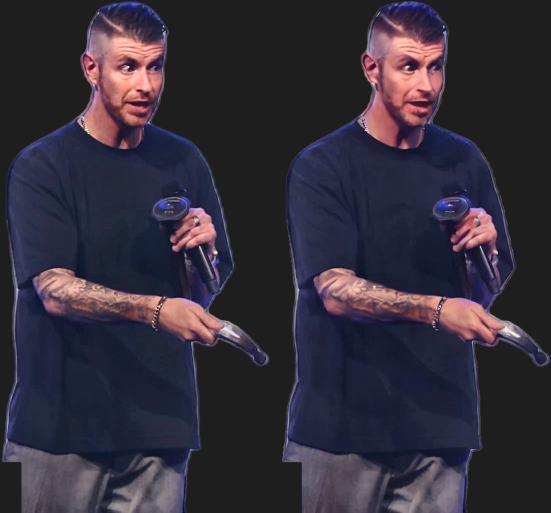
#> input picture v2_test/relight_identity_check.jpg, 1102 x 1026 px (shown at 1/2 size); its folder holds only this picture in this run
$ python -i ThumbnailReferenceGate.py   (imports and definitions only)
#> lines starting #> are read from the running program, lines starting #| are printed output that depends on the picture
"""
Reference-calibrated quality gate for the "epic" thumbnail look.
================================================================

Two kinds of checks:

* **Hard gates** — boolean, failing one means the render is rejected outright.
* **Calibrated metrics** — continuous, compared against bands *derived* from the
  reference images in ``thumbnail_ideal_examples/`` (see
  ``tools/calibrate_reference_gate.py``). Bands are never hand-written: the
  reference set has to pass its own gate by construction.

The band file is ``reference_gate_bands.json`` next to this module. When it is
missing the gate runs hard gates only and reports metrics without verdicts, so a
fresh checkout degrades to "no opinion" rather than to "everything fails".
"""

from __future__ import annotations

import hashlib
import json
import unicodedata
from dataclasses import dataclass, field
from pathlib import Path

import numpy as np
from PIL import Image

_BANDS_PATH = Path(__file__).with_name("reference_gate_bands.json")

# Metrics that are calibrated from the reference distribution.
#
# `cap_height_ratio` — cap height of one line over frame height — is *the*
# discriminating type metric, and finding that took three attempts:
#
#   * block height / frame height: references 0.08–0.49, our current render
#     0.31. Sits mid-range, discriminates nothing.
#   * glyph ink / frame area: references 0.035–0.163, ours 0.030. Inside the
#     padded band, because a single-line reference is legitimately sparse.
#   * cap height / frame height: references 0.080–0.163, ours 0.062. Below the
#     band — it fails, correctly, because our type is simply too small.
#
# `type_ink_ratio` is kept as a weaker secondary signal.
CALIBRATED_METRICS = (
    "cap_height_ratio",
    "type_ink_ratio",
    "peak_luma",
    "hot_fraction",
    "dark_fraction",
    "mean_saturation",
)

# Metrics that express a design decision rather than an observation, so they are
# constants and deliberately not fitted to the references.
DESIGN_CONSTANTS = {
    # The widest line should span most of the measure. Not 0.85: once the cap
    # height is clamped to the reference band the whole block scales down, and a
    # 3-line hook legitimately lands near 0.67 — reference 1 ("DAS VOLLE PAKET")
    # spans 0.64 of its frame width. cap_height_ratio already gates type size;
    # this only catches a line that failed to fill at all.
    "line_fill_ratio": (0.55, None),
    "halo_score": (None, 0.15),
}

GATE_TIERS = {
    "off": ("spelling_exact",),
    "normal": ("spelling_exact", "dims_9x16", "text_within_canvas", "not_blank"),
    "strict": (
        "spelling_exact",
        "dims_9x16",
        "text_within_canvas",
        "not_blank",
        "face_not_covered",
        "accent_present",
    ),
}


@dataclass
class GateResult:
    passed: bool
    tier: str
    hard_failures: list[str] = field(default_factory=list)
    metrics: dict[str, float] = field(default_factory=dict)
    out_of_band: dict[str, tuple[float, float | None, float | None]] = field(default_factory=dict)
    notes: list[str] = field(default_factory=list)

    # [27 lines left out: functions as_dict, validate_exact_spelling, not called in this run]


def safe_upper(text: str) -> str:
    """Uppercase that keeps ``ß`` intact instead of expanding it to ``SS``."""
    return "".join("ß" if ch == "ß" else ch.upper() for ch in text)


# [4 lines left out: function _normalise_for_compare, not called in this run]


# ────────────────────────────────────────────────────────────────────────────
# Metrics
# ────────────────────────────────────────────────────────────────────────────

def image_metrics(image: Image.Image) -> dict[str, float]:
    """Colour/luminance metrics that work on any RGB image, ours or a reference."""
    rgb = np.asarray(image.convert("RGB"), dtype=np.float32)
    luma = rgb.mean(axis=2)
    mx = rgb.max(axis=2)
    mn = rgb.min(axis=2)
    sat = np.where(mx > 0, (mx - mn) / np.maximum(mx, 1.0), 0.0)
    return {
        "peak_luma": float(np.percentile(luma, 95)),
        "hot_fraction": float((luma > 230).mean()),
        "dark_fraction": float((luma < 40).mean()),
        "mean_saturation": float(sat.mean()),
    }


# [130 lines left out: functions type_ink_ratio_from_alpha, type_ink_ratio_from_box, _two_cluster_ink_mask, type_block_ratio, cap_height_ratio, halo_score and 2 more, not called in this run]


# ────────────────────────────────────────────────────────────────────────────
# Bands
# ────────────────────────────────────────────────────────────────────────────

def load_bands(path: Path | None = None) -> dict[str, dict]:
    p = path or _BANDS_PATH
    if not p.exists():
        return {}
    try:
        return json.loads(p.read_text(encoding="utf-8")).get("bands", {})
    except (OSError, json.JSONDecodeError):
        return {}


# [22 lines left out: function derive_bands, not called in this run]


# ────────────────────────────────────────────────────────────────────────────
# Gate
# ────────────────────────────────────────────────────────────────────────────

def run_gate(
    image: Image.Image,
    *,
    tier: str = "normal",
    title: str | None = None,
    rendered_lines: list[str] | None = None,
    text_alpha: Image.Image | None = None,
    text_block_box: tuple[int, int, int, int] | None = None,
    n_lines: int | None = None,
    cap_height_px: float | None = None,
    face_box: tuple[int, int, int, int] | None = None,
    subject_alpha: Image.Image | None = None,
    line_fill_ratio: float | None = None,
    accent_present: bool | None = None,
    bands: dict[str, dict] | None = None,
) -> GateResult:
    if tier not in GATE_TIERS:
        raise ValueError(f"unknown gate tier: {tier!r} (expected one of {sorted(GATE_TIERS)})")

    checks = GATE_TIERS[tier]
    bands = bands if bands is not None else load_bands()
    result = GateResult(passed=True, tier=tier)

    w, h = image.size
    metrics = image_metrics(image)

    if text_alpha is not None:
        metrics["type_ink_ratio"] = type_ink_ratio_from_alpha(text_alpha, (w, h))
    elif text_block_box is not None:
        metrics["type_ink_ratio"] = type_ink_ratio_from_box(image, text_block_box)
    if text_block_box is not None:
        metrics["type_block_ratio"] = type_block_ratio(text_block_box, (w, h))

    # Exact when the type engine reports the cap height; approximated from the
    # block otherwise (which is what the reference annotations rely on).
    if cap_height_px is not None:
        metrics["cap_height_ratio"] = float(cap_height_px) / max(1, h)
    elif text_block_box is not None and n_lines:
        metrics["cap_height_ratio"] = cap_height_ratio(text_block_box, n_lines, (w, h))

    if line_fill_ratio is not None:
        metrics["line_fill_ratio"] = float(line_fill_ratio)
    if subject_alpha is not None:
        metrics["halo_score"] = compute_halo_score(subject_alpha, image)

    result.metrics = metrics

    # ── hard gates ────────────────────────────────────────────────────────
    if "spelling_exact" in checks and title is not None and rendered_lines is not None:
        if not validate_exact_spelling(title, rendered_lines):
            result.hard_failures.append("spelling_exact")

    if "dims_9x16" in checks:
        if abs((w / max(1, h)) - (9 / 16)) > 0.01:
            result.hard_failures.append("dims_9x16")

    if "text_within_canvas" in checks and text_block_box is not None:
        x1, y1, x2, y2 = text_block_box
        if x1 < 0 or y1 < 0 or x2 > w or y2 > h:
            result.hard_failures.append("text_within_canvas")

    if "not_blank" in checks:
        if float(np.asarray(image.convert("L"), dtype=np.float32).std()) < 6.0:
            result.hard_failures.append("not_blank")

    if "face_not_covered" in checks and face_box is not None and text_block_box is not None:
        if _overlap_ratio(text_block_box, face_box) > 0.12:
            result.hard_failures.append("face_not_covered")

    if "accent_present" in checks and accent_present is not None and not accent_present:
        result.hard_failures.append("accent_present")

    # ── calibrated bands + design constants ───────────────────────────────
    if not bands:
        result.notes.append("no calibration file — hard gates only, metrics reported without verdict")
    for name in CALIBRATED_METRICS:
        if name not in metrics or name not in bands:
            continue
        lo, hi = bands[name].get("low"), bands[name].get("high")
        val = metrics[name]
        if (lo is not None and val < lo) or (hi is not None and val > hi):
            result.out_of_band[name] = (val, lo, hi)

    for name, (lo, hi) in DESIGN_CONSTANTS.items():
        if name not in metrics:
            continue
        val = metrics[name]
        if (lo is not None and val < lo) or (hi is not None and val > hi):
            result.out_of_band[name] = (val, lo, hi)

    result.passed = not result.hard_failures
    return result


# [9 lines left out: function _overlap_ratio, not called in this run]


def image_fingerprint(path: Path) -> str:
    """md5 of the file bytes — used to drop the duplicate reference image."""
    return hashlib.md5(path.read_bytes()).hexdigest()

>>> from PIL import Image
>>> picture = Image.open('../v2_test/relight_identity_check.jpg')
#> picture is the input picture: PIL image 1102x1026 RGB; mean R, G, B 51.1, 46.2, 58.6
>>> result = run_gate(picture)
#> (reads Components/reference_gate_bands.json from the repository)
#> in image_metrics, `luma = rgb.mean(axis=2)`:
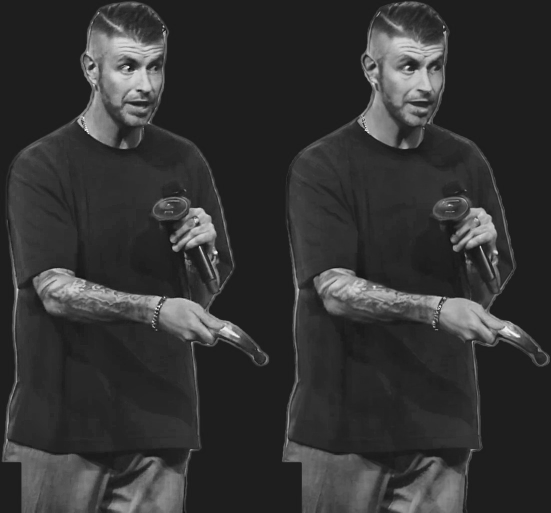
#> luma: shape (1026, 1102) float32 (shown at 1/2 size); min 9.67, max 253, mean 52
#> in image_metrics, `mx = rgb.max(axis=2)`:
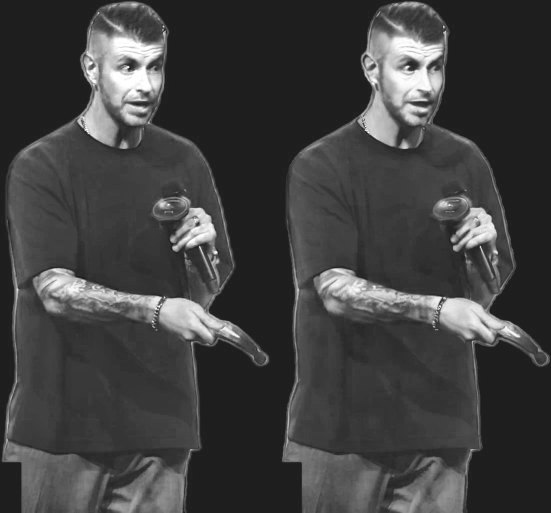
#> mx: shape (1026, 1102) float32 (shown at 1/2 size); min 15, max 255, mean 64.2
#> in image_metrics, `mn = rgb.min(axis=2)`:
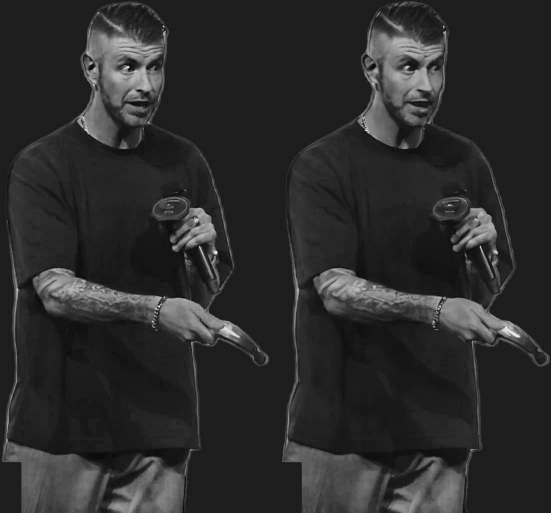
#> mn: shape (1026, 1102) float32 (shown at 1/2 size); min 0, max 251, mean 43.8
#> in image_metrics, `sat = np.where(mx > 0, (mx - mn) / np.maximum(mx, 1.0), 0.0)`:
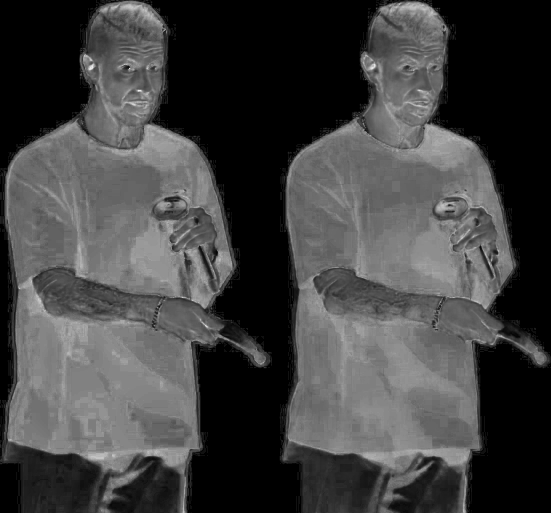
#> sat: shape (1026, 1102) float32 (shown at 1/2 size); min 0, max 1, mean 0.257
#> in run_gate, `metrics = image_metrics(image)`: metrics = {'peak_luma': 140.3, 'hot_fraction': 0.00021, 'dark_fraction': 0.549, 'mean_saturation': 0.257}
#> in run_gate, `result.metrics = metrics`: result.metrics has the same summary as metrics
#> the loop in run_gate, `for name in CALIBRATED_METRICS:` made 6 passes
#> val on passes 3 to 6: 140.3, 0.00021, 0.549, 0.257
#> after the loop in run_gate, `for name in CALIBRATED_METRICS:`: result.out_of_band = {'peak_luma': (140.3, 197.5, 259.1), 'hot_fraction': (0.00021, 0.0234, 0.188), 'mean_saturation': (0.257, 0.326, 0.677)}
